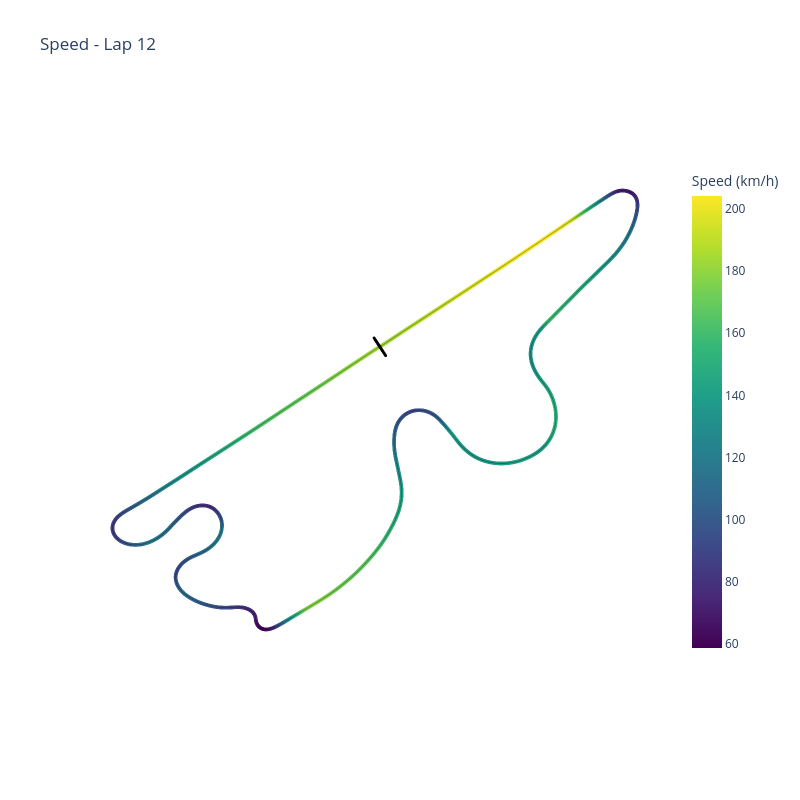

Notebook code for this chart:
### Code cell
# Plot speed on GPS map using channel tables directly
fig = plot_gps_channels(
    channels,
    lat_channel=gps_lat_ch,
    lon_channel=gps_lon_ch,
    color_channels=[("speed_kmh", "Speed (km/h)", "Viridis")],
    title=f"Speed - Lap {int(selected_lap['num'])}",
)
show_fig(fig)

### Figure 1 — Plotly figure (JSON) as saved in the notebook; plotly's stock layout.template omitted (floating-point values rounded to 4 significant figures; data arrays with more than 128 entries replaced by an {"elided": "..."} marker saying what was removed)
{"data": [{"hovertemplate": "Speed (km/h): %{marker.color:.2f}<br>Lon: %{x:.6f}<br>Lat: %{y:.6f}<extra></extra>", "marker": {"color": {"elided": "3135 float values"}, "colorbar": {"len": 0.8, "title": {"text": "Speed (km/h)"}, "x": 1.02}, "colorscale": [[0.0, "#440154"], [0.1111, "#482878"], [0.2222, "#3e4989"], [0.3333, "#31688e"], [0.4444, "#26828e"], [0.5556, "#1f9e89"], [0.6667, "#35b779"], [0.7778, "#6ece58"], [0.8889, "#b5de2b"], [1.0, "#fde725"]], "showscale": true, "size": 4}, "mode": "markers", "name": "Speed (km/h)", "showlegend": false, "type": "scattergl", "x": {"elided": "3135 float values"}, "y": {"elided": "3135 float values"}}, {"hoverinfo": "skip", "line": {"color": "black", "width": 1}, "mode": "lines", "name": "Track Outline", "opacity": 0.3, "showlegend": false, "type": "scattergl", "x": {"elided": "3135 float values"}, "y": {"elided": "3135 float values"}}, {"hoverinfo": "skip", "line": {"color": "black", "width": 3}, "mode": "lines", "name": "Start/Finish", "showlegend": false, "type": "scattergl", "x": [138.9, 138.9], "y": [35.37, 35.37]}], "layout": {"height": 800, "hovermode": "closest", "plot_bgcolor": "white", "title": {"text": "Speed - Lap 12"}, "width": 800, "xaxis": {"scaleanchor": "y", "scaleratio": 1, "showgrid": false, "showticklabels": false, "zeroline": false}, "yaxis": {"showgrid": false, "showticklabels": false, "zeroline": false}}}
